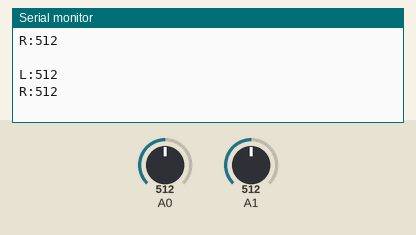
Simulated run of this sketch. Board: Arduino Uno, built with avr-gcc and run on an emulated ATmega328P. On the bench: the last lines printed to the serial monitor. The inputs (shaded band) are chosen by the test bench; at power-on: A0 = 512, A1 = 512.

Above: at 2.3 s.
2.4 s: A0 set to 716
At 4.2 s:
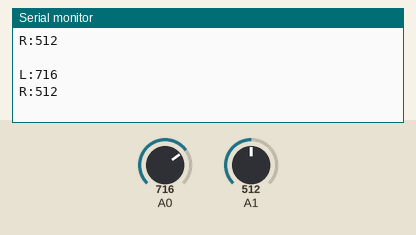
4.5 s: A1 set to 716
At 5.6 s:
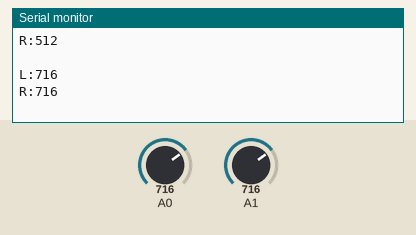
6.6 s: A0 set to 900
At 7.9 s:
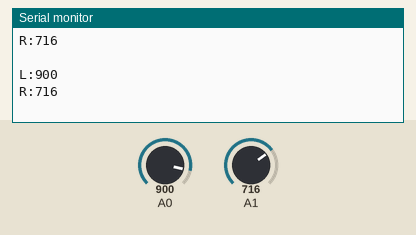
8.7 s: A1 set to 900
At 10.2 s:
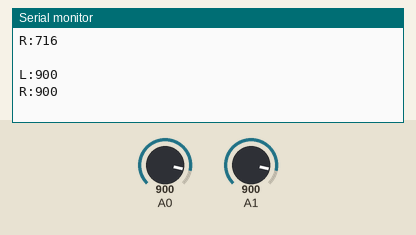
Timing chart, 0 to 11.7 s (numbered marks = the images above; inputs shaded):
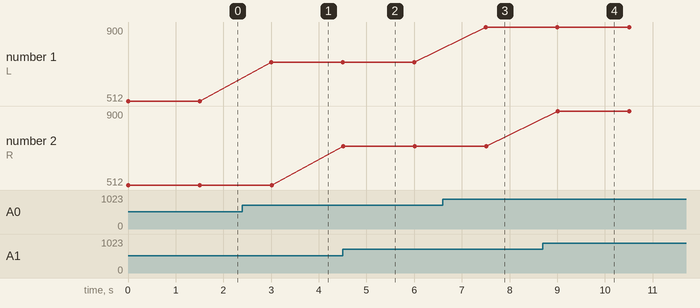

Measured:
- after the input at 2.4 s, the serial monitor: prints a new line after 0.60 s (image 1)
- after the input at 4.5 s, the serial monitor: prints a new line at once (image 2)
- after the input at 6.6 s, the serial monitor: prints a new line after 0.90 s (image 3)
- after the input at 8.7 s, the serial monitor: prints a new line after 0.31 s (image 4)
- plotted number 1: 512 → 716 after the input at 2.4 s, 716 → 900 after the input at 6.6 s

The sketch:

sketch_oct31a.ino
```cpp
//フォトリフレクタ動作確認用
void setup() {
  // put your setup code here, to run once:
  Serial.begin(9600);
}

void loop() {
  // put your main code here, to run repeatedly:
  int val_l = analogRead(A0);
  int val_R = analogRead(A1);
  Serial.print("L:");
  Serial.println(val_l);
  Serial.print("R:");
  Serial.println(val_R);
  Serial.println(" ");

  delay(1500);
}
```
